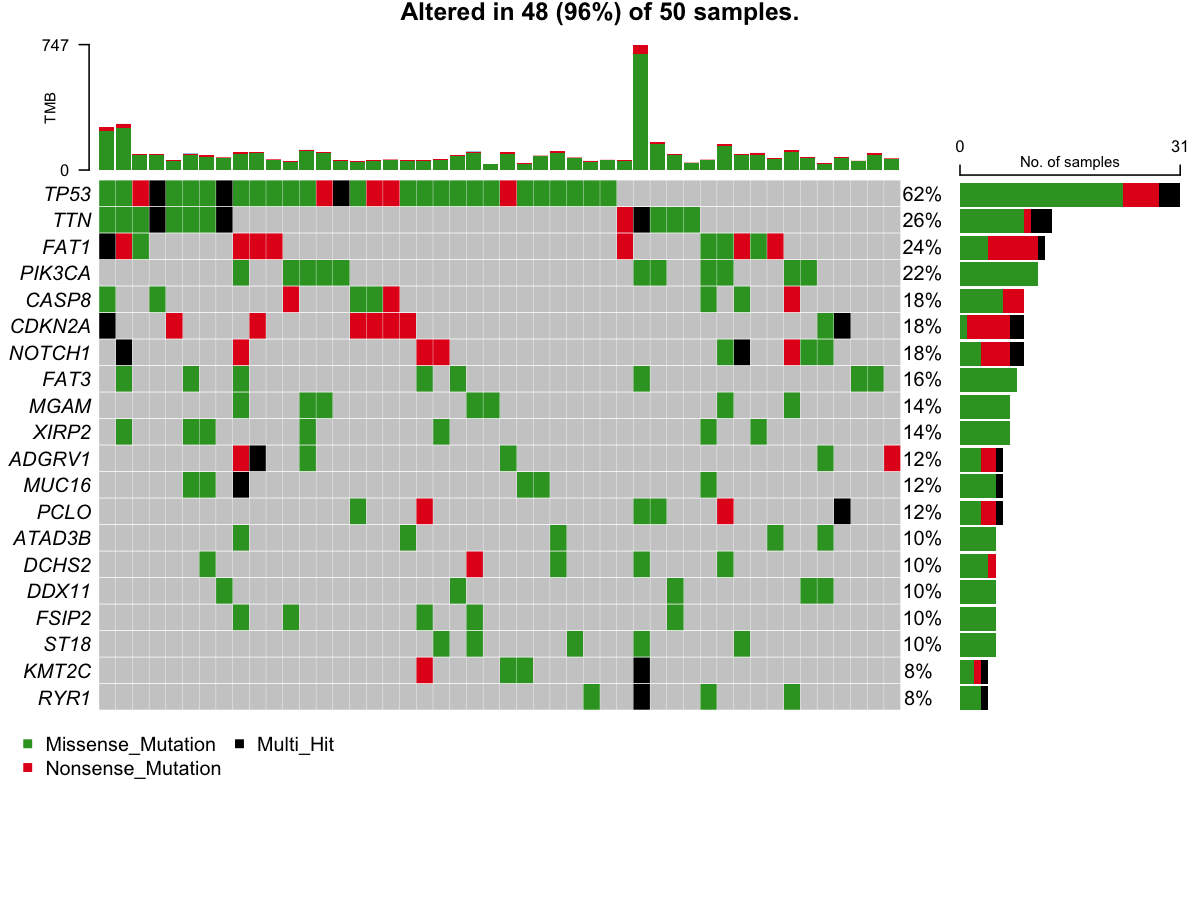

Reproduce this figure in R.
# Auto-exported by Maftools-MCP export_r_script for validation.
# This script was captured from the existing MCP tool implementation.
# MCP tool: plot_oncoplot
# Underlying R/Maftools function: maftools::oncoplot
# Effective MCP parameters:
#   maf_path = "maftools_validation_data/use_case_test/validation_results/gpt-5.5/case_01/run_05/outputs/OSCC_merged.maf"
#   output_dir = "maftools_validation_data/use_case_test/validation_results/gpt-5.5/case_01/run_05/outputs"
#   top = 20
#   minMut = null
#   genes = null
#   altered = false
#   drawRowBar = true
#   drawColBar = true
#   leftBarData = null
#   leftBarLims = null
#   rightBarData = null
#   rightBarLims = null
#   topBarData = null
#   logColBar = false
#   includeColBarCN = true
#   clinicalFeatures = null
#   annotationColor = null
#   annotationDat = null
#   pathways = null
#   selectedPathways = null
#   draw_titv = false
#   showTumorSampleBarcodes = false
#   barcode_mar = 4
#   barcodeSrt = 90
#   gene_mar = 5
#   anno_height = 1
#   legend_height = 4
#   sortByAnnotation = false
#   groupAnnotationBySize = true
#   annotationOrder = null
#   sortByMutation = false
#   keepGeneOrder = false
#   GeneOrderSort = true
#   sampleOrder = null
#   additionalFeature = null
#   additionalFeaturePch = 20
#   additionalFeatureCol = "gray70"
#   additionalFeatureCex = 0.9
#   genesToIgnore = null
#   removeNonMutated = true
#   fill = true
#   cohortSize = null
#   colors = null
#   bgCol = "#CCCCCC"
#   borderCol = "white"
#   annoBorderCol = null
#   numericAnnoCol = null
#   drawBox = false
#   fontSize = 0.8
#   SampleNamefontSize = 1.0
#   titleFontSize = 1.5
#   legendFontSize = 1.2
#   annotationFontSize = 1.2
#   sepwd_genes = 0.5
#   sepwd_samples = 0.25
#   writeMatrix = false
#   colbar_pathway = false
#   showTitle = true
#   titleText = null
#   img_width = 1200
#   img_height = 900
#   img_res = 150
#   out_name = "OSCC_top20_oncoplot.png"

suppressPackageStartupMessages(library(maftools))

maf <- maftools::read.maf("maftools_validation_data/use_case_test/validation_results/gpt-5.5/case_01/run_05/outputs/OSCC_merged.maf")

png("maftools_validation_data/use_case_test/validation_results/gpt-5.5/case_01/run_05/outputs/OSCC_top20_oncoplot.png", width=1200, height=900, res=150)

oncoplot(
    maf = maf,
    top = 20,
    minMut = NULL,
    genes = NULL,
    altered = FALSE,
    drawRowBar = TRUE,
    drawColBar = TRUE,
    leftBarData = NULL,
    leftBarLims = NULL,
    rightBarData = NULL,
    rightBarLims = NULL,
    topBarData = NULL,
    logColBar = FALSE,
    includeColBarCN = TRUE,
    clinicalFeatures = NULL,
    annotationColor = NULL,
    annotationDat = NULL,
    pathways = NULL,
    selectedPathways = NULL,
    draw_titv = FALSE,
    showTumorSampleBarcodes = FALSE,
    barcode_mar = 4,
    barcodeSrt = 90,
    gene_mar = 5,
    anno_height = 1,
    legend_height = 4,
    sortByAnnotation = FALSE,
    groupAnnotationBySize = TRUE,
    annotationOrder = NULL,
    sortByMutation = FALSE,
    keepGeneOrder = FALSE,
    GeneOrderSort = TRUE,
    sampleOrder = NULL,
    additionalFeature = NULL,
    additionalFeaturePch = 20,
    additionalFeatureCol = "gray70",
    additionalFeatureCex = 0.9,
    genesToIgnore = NULL,
    removeNonMutated = TRUE,
    fill = TRUE,
    cohortSize = NULL,
    colors = NULL,
    bgCol = "#CCCCCC",
    borderCol = "white",
    annoBorderCol = NULL,
    numericAnnoCol = NULL,
    drawBox = FALSE,
    fontSize = 0.8,
    SampleNamefontSize = 1.0,
    titleFontSize = 1.5,
    legendFontSize = 1.2,
    annotationFontSize = 1.2,
    sepwd_genes = 0.5,
    sepwd_samples = 0.25,
    writeMatrix = FALSE,
    colbar_pathway = FALSE,
    showTitle = TRUE,
    titleText = NULL
)

dev.off()
